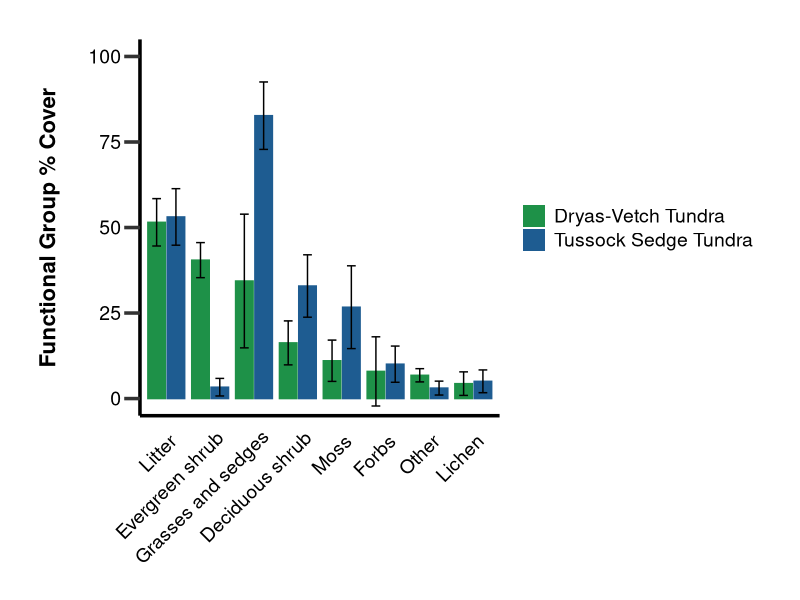
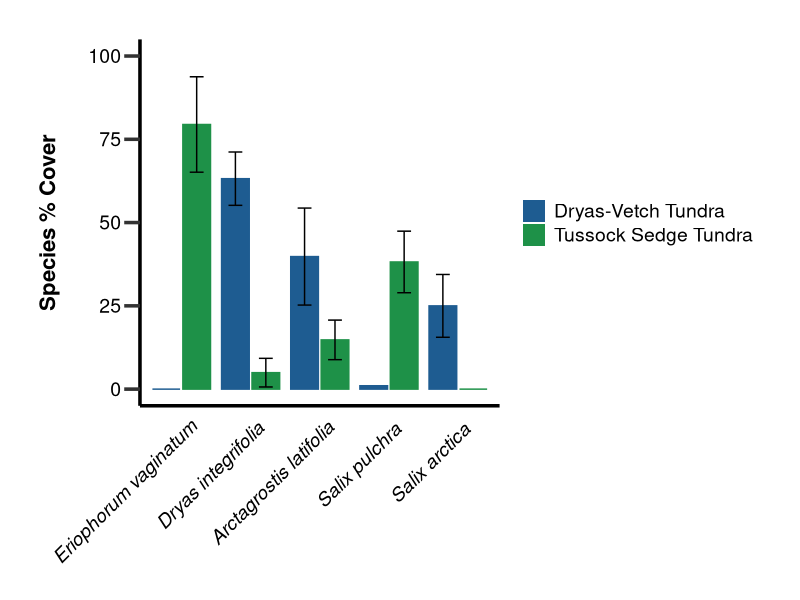
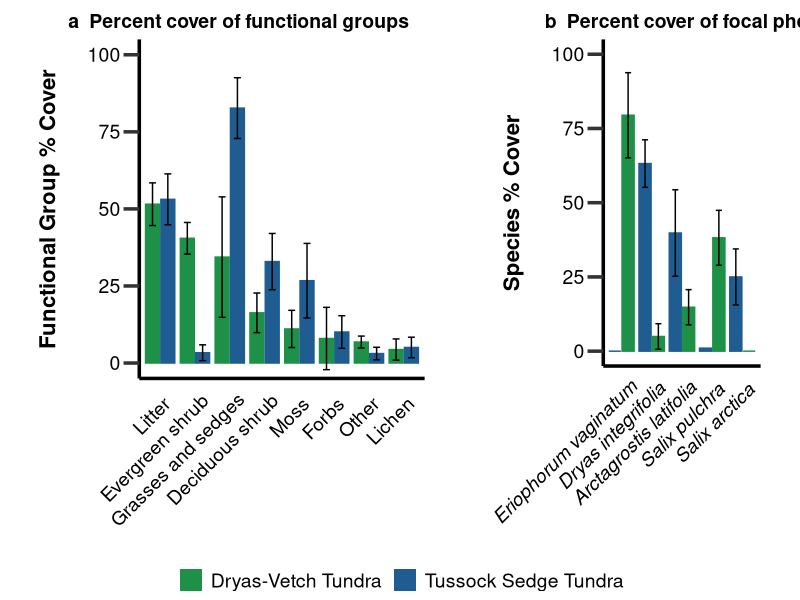

The R script that drew these images, in order:
# Phenology Time-Series Script of Plant Composition
# Isla Myers-Smith 1st September 2020

# Dependencies
library(tidyverse)
library(ggpubr)

data <- read.csv("data/plant_cover/qhi_cover_ITEX_1999_2017.csv")

data2 <- data %>%
  filter(year > 2015, !is.na(gfnarrowarft)) %>%
  mutate(subsite = dplyr::recode(
    sub_name, 
    'QHI:HE' = "Tussock Sedge Tundra", 
    'QHI:KO' = "Dryas-Vetch Tundra")) %>%
  rename(species = name) %>% 
  mutate(functional_group = dplyr::recode(
    gfnarrowarft, 
    'OTHER' = "Other", 
    'ROCK' = "Other", 
    'WATER' = "Other", 
    'SOIL' = "Other", 
    'DUNG' = "Other", 
    'FUNGI' = "Other", 
    'FUNGUS' = "Other",
    'FORBSV' = "Forbs", 
    'ESHRUB' = "Evergreen shrub", 
    'DSHRUB' = "Deciduous shrub", 
    'GRAMINOID' = "Grasses and sedges", 
    'LICHEN' = 'Lichen', 
    'MOSS' = "Moss", 
    'SHRUBU' = "Deciduous shrub",
    'SHRUB' = "Other vegetation", 
    'LIVER' = "Other vegetation", 
    'LITTER' = "Litter"))

data3 <- data2 %>%
  filter(functional_group != "Other vegetation") %>%
  group_by(year, subsite, plot, functional_group) %>%
  summarise(plot_cover = sum(cover)) %>%
  ungroup() %>%
  mutate(plot_cover_max = max(plot_cover), 
         plot_cover_100 = (plot_cover/plot_cover_max)*100)

data4 <- data3 %>% 
  group_by(year, subsite, functional_group) %>% 
  summarise(mean_cover = mean(plot_cover_100), 
            sd_cover = sd(plot_cover_100)) %>% 
  group_by(subsite, functional_group) %>% 
  summarise(mean_cover2 = mean(mean_cover), 
            sd_cover2 = mean(sd_cover)) %>% 
  mutate(functional_group = fct_reorder(functional_group, -mean_cover2))

# figure

# Set y axis label and colour colour
y_label_colour <- "black"

# Adjust visibility of axis labels according to plot positions
x.axis.text.colour <- "black"
y.axis.text.colour <- "black"

# plot a

(composition_plot <- ggplot(data4) +
    geom_col(aes(x = functional_group, 
                 y = mean_cover2, 
                 colour = subsite,
                 fill = subsite,
                 group = subsite),
             width = 0.8,
             position = position_dodge(0.88)) +
    geom_errorbar(aes(x = functional_group,
                      ymin = mean_cover2 - sd_cover2,
                      ymax = mean_cover2 + sd_cover2,
                      colour = subsite,
                      group = subsite),
                  width = 0.4,
                  position = position_dodge(0.88),
                  colour = "black") +
    #annotate("text", x = 2.3, y = 100, label = "A. Percent cover of functional groups", size = 6) +
    scale_colour_manual(values = c("#1e9148FF", "#1e5c91FF")) +
    scale_fill_manual(values = c("#1e9148FF", "#1e5c91FF")) +
    coord_cartesian(ylim = c(0,100)) +
    labs(fill = "", colour = "") +
    ylab("Functional Group % Cover\n") +
    xlab("") +
    guides(fill = guide_legend(title = NULL),
           colour = "none") +
    theme_bw() +
    theme(
      panel.border = element_blank(),
      panel.grid.major = element_blank(),
      panel.grid.minor = element_blank(),
      plot.margin = margin(1, 1, 0, 1, "cm"),
      axis.line = element_line(colour = "black", size = 1.2),
      axis.title = element_text(size = 16, 
                                face = "bold", 
                                colour = y_label_colour),
      axis.text.x = element_text(size = 14, 
                                 colour = x.axis.text.colour,
                                 angle = 45,
                                 hjust= 0.95,
                                 vjust= 1),
      axis.text.y = element_text(size = 14, colour = y.axis.text.colour),
      axis.ticks = element_line(size = 1.2),
      axis.ticks.length = unit(0.4, "cm"),
      axis.ticks.x = element_blank(),
      legend.title = element_text(size = 16, colour = x.axis.text.colour),
      legend.text = element_text(size = 14, colour = x.axis.text.colour)))

# plot b

data5 <- data2 %>%
  filter(functional_group != "Other vegetation") %>%
  filter(species == "Arctagrostis latifolia" | 
           species == "Dryas integrifolia" |
           species == "Eriophorum vaginatum" | 
           species == "Salix arctica" | 
           species == "Salix pulchra") %>% 
  group_by(year, subsite, plot, species) %>%
  summarise(plot_cover = mean(cover)) %>%
  ungroup() %>%
  mutate(plot_cover_max = max(plot_cover), 
         plot_cover_100 = (plot_cover/plot_cover_max)*100)

data6 <- data5 %>%
  group_by(year, subsite, species) %>% 
  summarise(mean_cover = mean(plot_cover_100), 
            sd_cover = sd(plot_cover_100)) %>% 
  group_by(subsite, species) %>% 
  summarise(mean_cover2 = mean(mean_cover), 
            sd_cover2 = mean(sd_cover)) %>% 
  ungroup() %>% 
  add_row(subsite = "Tussock Sedge Tundra", 
          species = "Salix arctica",
          mean_cover2 = 0, 
          sd_cover2 = NA) %>% 
  add_row(subsite = "Dryas-Vetch Tundra", 
          species = "Eriophorum vaginatum", 
          mean_cover2 = 0, 
          sd_cover2 = NA) %>% 
  mutate(species = fct_reorder(species, -mean_cover2))

(species_plot <- ggplot(data6) +
    geom_col(aes(x = species, 
                 y = mean_cover2, 
                 colour = subsite,
                 fill = subsite,
                 group = subsite),
             width = 0.8,
             position = position_dodge(0.88)) +
    geom_errorbar(aes(x = species,
                      ymin = mean_cover2 - sd_cover2,
                      ymax = mean_cover2 + sd_cover2,
                      colour = subsite,
                      group = subsite),
                  width = 0.4,
                  position = position_dodge(0.88),
                  colour = "black") +
    #annotate("text", x = 2.3, y = 100, label = "B. Percent cover of focal species", size = 6) +
    scale_colour_manual(values = c("#1e5c91FF", "#1e9148FF")) +
    scale_fill_manual(values = c("#1e5c91FF", "#1e9148FF")) +
    coord_cartesian(ylim = c(0,100)) +
    ylab("Species % Cover\n") +
    xlab("") +
    guides(fill = guide_legend(title = NULL),
           colour = "none") +
    theme_bw() +
    theme(
      panel.border = element_blank(),
      panel.grid.major = element_blank(),
      panel.grid.minor = element_blank(),
      plot.margin = margin(1, 1, 0, 1, "cm"),
      axis.line = element_line(colour = "black", size = 1.2),
      axis.title = element_text(size = 16, 
                                face = "bold", 
                                colour = y_label_colour),
      axis.text.x = element_text(size = 14, 
                                 colour = x.axis.text.colour,
                                 angle = 45,
                                 hjust= 0.95,
                                 vjust= 1,
                                 face = "italic"),
      axis.text.y = element_text(size = 14, colour = y.axis.text.colour),
      axis.ticks = element_line(size = 1.2),
      axis.ticks.length = unit(0.4, "cm"),
      axis.ticks.x = element_blank(),
      legend.title = element_text(size = 16, colour = x.axis.text.colour),
      legend.text = element_text(size = 14, colour = x.axis.text.colour)))

figure <- ggarrange(
  composition_plot, 
  species_plot, 
  ncol = 2, 
  nrow = 1, 
  widths = c(0.58, 0.42), 
  labels=c("a  Percent cover of functional groups",
           "b  Percent cover of focal phenology species"),
  vjust = c(2, 2), 
  hjust = c(-0.2, -0.2), 
  common.legend = TRUE, 
  legend = "bottom") 

ggsave("Figures/fig_x_plant_cover/fig_x_plant_cover.png", 
       figure, width = 14, height = 8)
